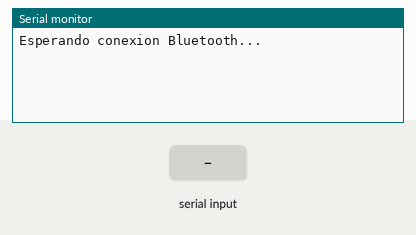
Simulated run of this sketch. Board: ESP32. Shown: the last lines printed to the serial monitor. The inputs (shaded band) are chosen by the test bench. Nothing arrives over Bluetooth unless stated.

Above: at 1.2 s.
1.3 s: "1\n" received over the second serial link
At 2.2 s:
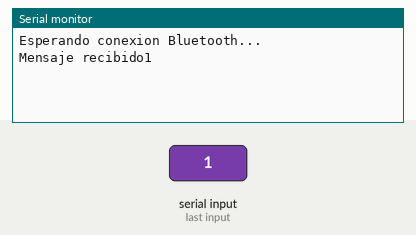
2.8 s: "0\n" received over the second serial link
At 3.4 s:
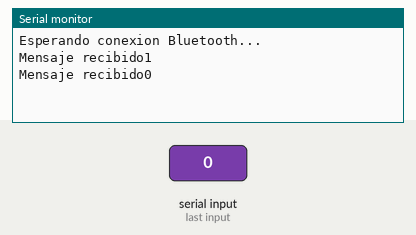
4.3 s: "2\n" received over the second serial link
At 5.7 s:
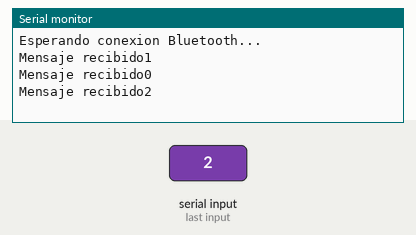

The sketch:

Actividad12.ino
```cpp
#include "BluetoothSerial.h"
BluetoothSerial SerialBT;

void setup() {
  Serial.begin(115200);
  SerialBT.begin("ESP32_POULET"); // Inicia puerto serial y establece el nombre del dispositivo
  Serial.println("Esperando conexion Bluetooth...");
}

void loop() {
  if(SerialBT.available()) { // mientras el dispositivo este disponible
  // Recepcion
    String incoming = SerialBT.readStringUntil('\n');
    Serial.print("Mensaje recibido");
    Serial.println(incoming);

    // Envio
      SerialBT.println("Mensaje recibido: " + incoming);
  }
}
```

Measured:
- after the input at 1.3 s, the serial monitor: prints a new line at once (image 1)
- after the input at 2.8 s, the serial monitor: prints a new line at once (image 2)
- after the input at 4.3 s, the serial monitor: prints a new line at once (image 3)
